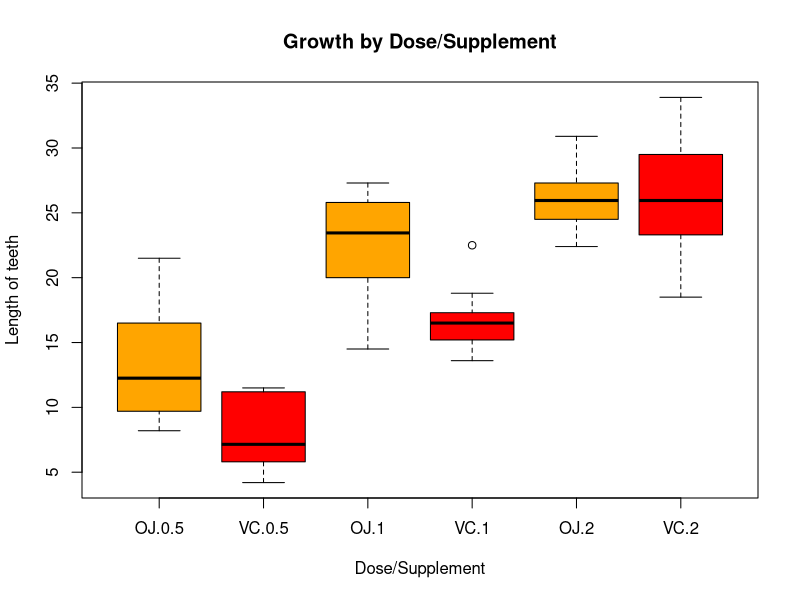

The R script that drew this image:
## ---- chunk 1
library(datasets)
library(ggplot2)
data("ToothGrowth")
## ---- chunk 2
str(ToothGrowth)
## ---- chunk 3
summary(ToothGrowth)
## ---- chunk 4
boxplot(len ~ supp * dose, data = ToothGrowth, main = "Growth by Dose/Supplement", ylab = "Length of teeth", xlab = "Dose/Supplement", col = c("orange","red"))
